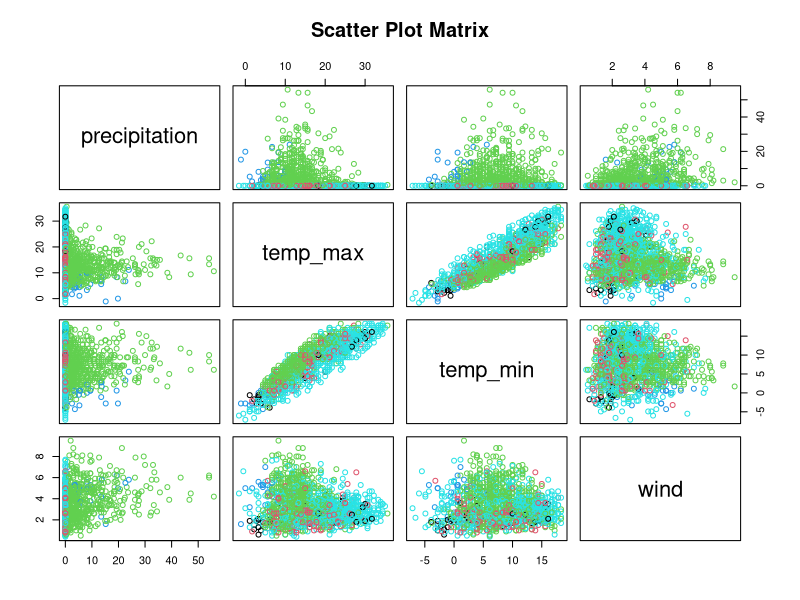

Here is the R script that generated this plot:
# Load necessary library
library(readr)

# Load dataset
weather_data <- read.csv("data/seattle-weather.csv", colClasses = c(
  precipitation = "numeric",
  temp_max = "numeric",
  temp_min = "numeric",
  wind = "numeric",
  weather = "factor"
))

# Display the structure of the dataset
str(weather_data)

# View the first few rows of the dataset
head(weather_data)

# View the dataset in a separate viewer window
View(weather_data)

# Measures of Frequency

# Frequency distribution of the 'weather' column
weather_frequency <- table(weather_data$weather)
print(weather_frequency)

# Proportions of the 'weather' column
weather_proportions <- prop.table(weather_frequency)
print(weather_proportions)

# Measures of Central Tendency

# Mean
mean_precipitation <- mean(weather_data$precipitation, na.rm = TRUE)
mean_temp_max <- mean(weather_data$temp_max, na.rm = TRUE)
mean_temp_min <- mean(weather_data$temp_min, na.rm = TRUE)
mean_wind <- mean(weather_data$wind, na.rm = TRUE)

# Median
median_precipitation <- median(weather_data$precipitation, na.rm = TRUE)
median_temp_max <- median(weather_data$temp_max, na.rm = TRUE)
median_temp_min <- median(weather_data$temp_min, na.rm = TRUE)
median_wind <- median(weather_data$wind, na.rm = TRUE)

# Mode function (there can be more than one mode)
get_mode <- function(v) {
  uniqv <- unique(v)
  uniqv[which.max(tabulate(match(v, uniqv)))]
}

mode_precipitation <- get_mode(weather_data$precipitation)
mode_temp_max <- get_mode(weather_data$temp_max)
mode_temp_min <- get_mode(weather_data$temp_min)
mode_wind <- get_mode(weather_data$wind)

# Print the results
list(
  mean_precipitation = mean_precipitation,
  median_precipitation = median_precipitation,
  mode_precipitation = mode_precipitation,
  mean_temp_max = mean_temp_max,
  median_temp_max = median_temp_max,
  mode_temp_max = mode_temp_max,
  mean_temp_min = mean_temp_min,
  median_temp_min = median_temp_min,
  mode_temp_min = mode_temp_min,
  mean_wind = mean_wind,
  median_wind = median_wind,
  mode_wind = mode_wind
)

# Measures of Distribution
library(e1071)

# Range
range_precipitation <- range(weather_data$precipitation, na.rm = TRUE)
range_temp_max <- range(weather_data$temp_max, na.rm = TRUE)
range_temp_min <- range(weather_data$temp_min, na.rm = TRUE)
range_wind <- range(weather_data$wind, na.rm = TRUE)

# Variance
variance_precipitation <- var(weather_data$precipitation, na.rm = TRUE)
variance_temp_max <- var(weather_data$temp_max, na.rm = TRUE)
variance_temp_min <- var(weather_data$temp_min, na.rm = TRUE)
variance_wind <- var(weather_data$wind, na.rm = TRUE)

# Standard Deviation
sd_precipitation <- sd(weather_data$precipitation, na.rm = TRUE)
sd_temp_max <- sd(weather_data$temp_max, na.rm = TRUE)
sd_temp_min <- sd(weather_data$temp_min, na.rm = TRUE)
sd_wind <- sd(weather_data$wind, na.rm = TRUE)

# Skewness
skewness_precipitation <- skewness(weather_data$precipitation, na.rm = TRUE)
skewness_temp_max <- skewness(weather_data$temp_max, na.rm = TRUE)
skewness_temp_min <- skewness(weather_data$temp_min, na.rm = TRUE)
skewness_wind <- skewness(weather_data$wind, na.rm = TRUE)

# Kurtosis
kurtosis_precipitation <- kurtosis(weather_data$precipitation, na.rm = TRUE)
kurtosis_temp_max <- kurtosis(weather_data$temp_max, na.rm = TRUE)
kurtosis_temp_min <- kurtosis(weather_data$temp_min, na.rm = TRUE)
kurtosis_wind <- kurtosis(weather_data$wind, na.rm = TRUE)

# Print the results
list(
  range_precipitation = range_precipitation,
  variance_precipitation = variance_precipitation,
  sd_precipitation = sd_precipitation,
  skewness_precipitation = skewness_precipitation,
  kurtosis_precipitation = kurtosis_precipitation,
  range_temp_max = range_temp_max,
  variance_temp_max = variance_temp_max,
  sd_temp_max = sd_temp_max,
  skewness_temp_max = skewness_temp_max,
  kurtosis_temp_max = kurtosis_temp_max,
  range_temp_min = range_temp_min,
  variance_temp_min = variance_temp_min,
  sd_temp_min = sd_temp_min,
  skewness_temp_min = skewness_temp_min,
  kurtosis_temp_min = kurtosis_temp_min,
  range_wind = range_wind,
  variance_wind = variance_wind,
  sd_wind = sd_wind,
  skewness_wind = skewness_wind,
  kurtosis_wind = kurtosis_wind
)

# Measures of Relationship

# Correlation matrix for numeric columns
correlation_matrix <- cor(weather_data[, c("precipitation", "temp_max", "temp_min", "wind")], use = "complete.obs")
print(correlation_matrix)

# Scatter plot matrix to visualize relationships
pairs(weather_data[, c("precipitation", "temp_max", "temp_min", "wind")], 
      main = "Scatter Plot Matrix",
      col = weather_data$weather)

# Perform ANOVA for precipitation across different weather types
anova_precipitation <- aov(precipitation ~ weather, data = weather_data)
summary(anova_precipitation)

# Perform ANOVA for temp_max across different weather types
anova_temp_max <- aov(temp_max ~ weather, data = weather_data)
summary(anova_temp_max)

# Perform ANOVA for temp_min across different weather types
anova_temp_min <- aov(temp_min ~ weather, data = weather_data)
summary(anova_temp_min)

# Perform ANOVA for wind across different weather types
anova_wind <- aov(wind ~ weather, data = weather_data)
summary(anova_wind)

# Post-hoc test for precipitation
tukey_precipitation <- TukeyHSD(anova_precipitation)
print(tukey_precipitation)

# Post-hoc test for temp_max
tukey_temp_max <- TukeyHSD(anova_temp_max)
print(tukey_temp_max)

# Post-hoc test for temp_min
tukey_temp_min <- TukeyHSD(anova_temp_min)
print(tukey_temp_min)

# Post-hoc test for wind
tukey_wind <- TukeyHSD(anova_wind)
print(tukey_wind)

